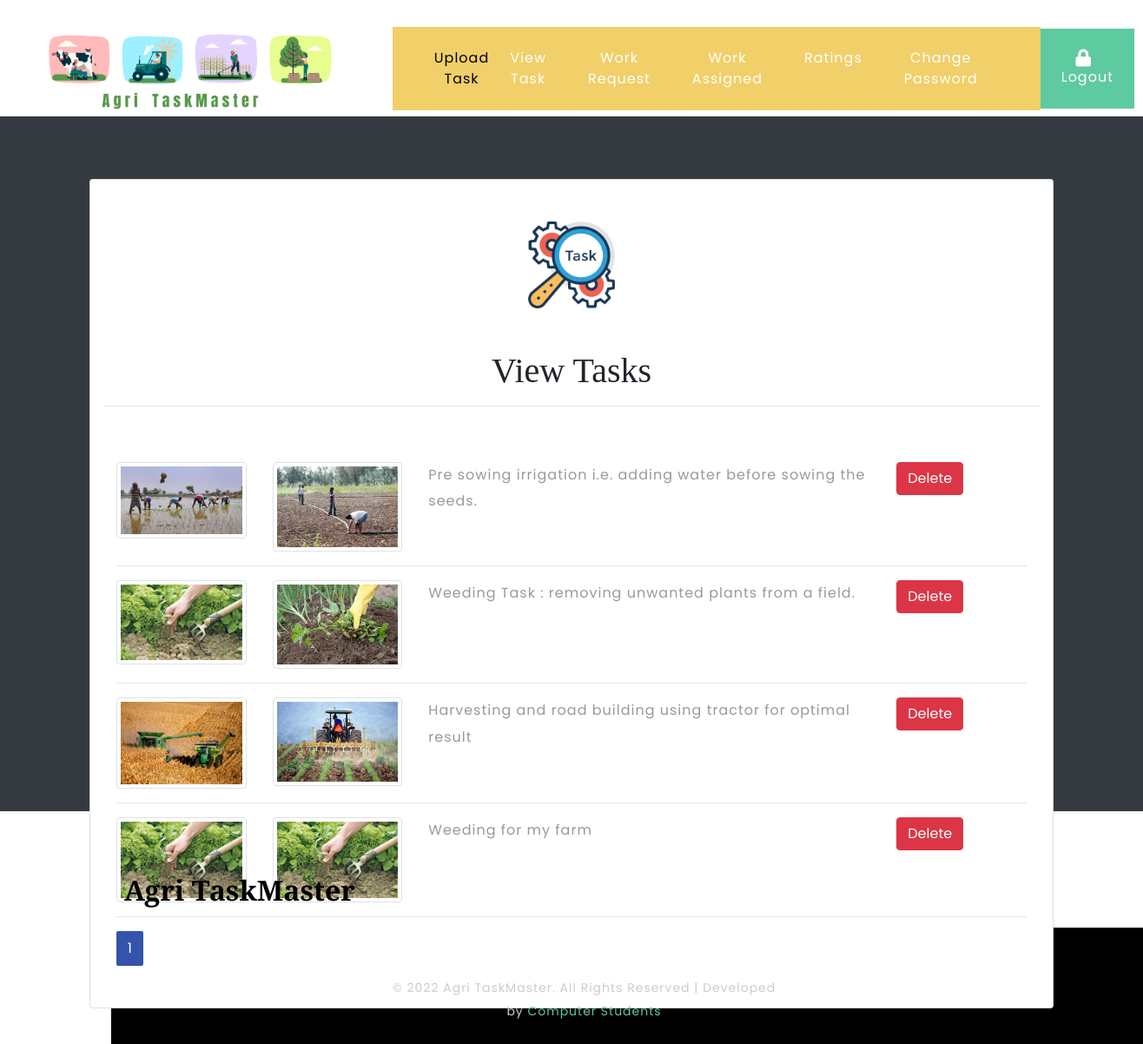
Screenshot of /viewtask (signed in) with the database file from the repository.
### app/models.py (models this page shows)
class Task(models.Model):
    id = models.TextField(primary_key=True)
    mobile = models.TextField()
    farmer = models.TextField()
    work = models.TextField()
    status = models.TextField()
    class Meta:
        db_table = 'tblTask'

### app/views.py (the view)
# urls.py: path('viewtask', app.views.viewtask),
def viewtask(request):
    if 'flogin' in request.session and request.session['flogin']:
        if request.method == 'POST':
            id = str(request.POST.get('id')).strip()
            task = Task.objects.get(id=id)
            task.delete()
        mobile = request.session['fmobile']
        ds = Task.objects.filter(mobile=mobile)
        page_number = request.GET.get('page')
        paginator = Paginator(ds, 5)
        try:
            tasks = paginator.page(page_number)
        except PageNotAnInteger:
            tasks = paginator.page(1)
        except EmptyPage:
            tasks = paginator.page(paginator.num_pages)
        return render(request, 'farmer/viewtask.html', {'tasks': tasks})
    else:
        return redirect(login)

### templates/farmer/viewtask.html (shortened to what this page needs)
{% extends "farmer/base.html" %}
{% block content %}
	<section class="h-100 bg-dark">
		<div class="container py-5 h-100">
			<div class="row d-flex justify-content-center align-items-center h-100">
				<div class="col">
					<div class="card card-registration my-4">
                        <div class="container py-5 h-100" >
                            <img src="static/images/viewtask.png" height="100" class="rounded mx-auto d-block" alt="...">
                        </div>
                        <div class="container" >
                                <div class="row justify-content-center">
                                    <h1>View Tasks</h1>
                                </div>
                            <hr style="width:100%;text-align:left;margin-left:0">
                            <div class="container py-5 h-100" >
                                {% for task in tasks %}
                                <div class="row">
                                    <div class="col-md-2">
                                        <img src="media/task/{{task.id}}1.jpg" class="img-thumbnail"/>
                                    </div>
                                    <div class="col-md-2">
                                        <img src="media/task/{{task.id}}2.jpg" class="img-thumbnail"/>
                                    </div>
                                    <div class="col-md-6">
                                        <p>{{ task.work }}</p>
                                    </div>
                                    <div class="col-md-2">
                                        <form method="post">
                                            <button class="btn btn-danger" type="submit">Delete</button>
                                        </form>
                                    </div>
                                </div>
                                <hr>
                                {% endfor %}
                                <div>
                                    <div class="pagination">
                                        {% for num in tasks.paginator.page_range %}
                                        {% if tasks.number == num %}
                                        <span class="pagination-number pagination-current">{{ num }}</span>
                                        {% elif num > tasks.number|add:'-3' and num < tasks.number|add:'3' %}
                                        <a class="pagination-number" href="?page={{ num }}">{{ num }}</a>
                                        {% endif %}
                                        {% endfor %}
                                    </div>
                                </div>
                            </div>
					    </div>
			        </div>
		        </div>
            </div>
        </div>
    </section>
{% endblock %}

### static/css/style.css (style rules this page uses)
body { padding: 0; margin: 0; background: #FFF; font-family: 'Poppins', sans-serif; }
h1, h2, h3, h4, h5, h6 { margin: 0; padding: 0; font-family: 'Playfair Display', serif; }
p { margin: 0; padding: 0; font-size: 16px; letter-spacing: 1px; line-height: 1.9; color: #999; font-family: 'Poppins', sans-serif; }

### templates/farmer/base.html (style rules this page uses)
.pagination { text-align: center; margin-top: 1em; }
.pagination-number { padding: 0.5em 0.8em; border-radius: 2px; color: #fff; background-color: #6D85C7; }
.pagination-number:hover, .pagination-current { background-color: #3354AA; }

### rows the page displays
Task: id (picture), work "Pre sowing irrigation i.e. adding water before sowing the seeds."
Task: id (picture), work "Weeding Task : removing unwanted plants from a field."
Task: id (picture), work "Harvesting and road building using tractor for optimal result"
Task: id (picture), work "Weeding for my farm"

### other values shown
{{ num }} "1"
